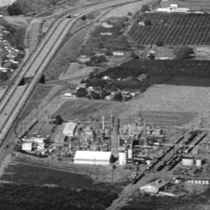
#> input picture image14.pgm, 210 x 210 px, shrunk from 256 x 256 before the run
$ python GaussianBlur_Serial.py.py
#> lines starting #> are read from the running program, lines starting #| are printed output that depends on the picture
import numpy as np
from numpy import array
from scipy import misc
from PIL import Image
import pymp
import datetime
from matplotlib.pyplot import imread


def doGaussianBlurSerial(imageName):
#> called with imageName = 'image14.pgm'
	a = datetime.datetime.now()
	pymp.config.nested = True
	face = imread(imageName)
#> face is the input picture: shape (210, 210); min 10, max 255, mean 104.5
	print('Image shape: ', face.shape)
#| Image shape:  (210, 210)
	convx = array([
		[1/16, 2/16, 1/16],
		[2/16, 4/16, 2/16],
		[1/16, 2/16, 1/16]
	])
	l = face.shape[0]
#> l = 210
	b = face.shape[1]
#> b = 210
	padded = np.zeros((l+2, b+2))
	for i in range(0, l):
		for j in range(0, b):
			padded[i+1][j+1] = face[i][j]
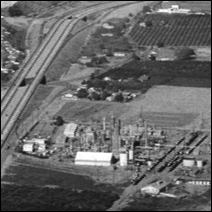
#> padded: shape (212, 212) float64; min 0, max 255, mean 102.5


	res = np.zeros((l, b), dtype='uint8')
	i = None
	j = None

	for i in range(1, l+1):
		for j in range(1, b+1):
			res[i-1][j-1] = (convx[0][0]*padded[i-1][j-1] + convx[0][1]*padded[i-1][j]+convx[0][2]*padded[i-1][j+1] + convx[1][0]*padded[i][j-1]+convx[1][1]*padded[i][j] + convx[1][2]*padded[i][j+1] + convx[2][0]*padded[i+1][j-1] + convx[2][1]*padded[i+1][j] + convx[2][2]*padded[i+1][j+1])
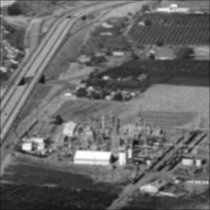
#> res: shape (210, 210); min 17, max 255, mean 103.5


	img = Image.fromarray(res)
	img.save('GaussianBlur-Serial-' + str(face.shape) + '-' + imageName)
	b = datetime.datetime.now()
	print('Time taken: ', b-a)
	print()


images = ['image14.pgm', 'image15.pgm', 'image25.pgm', 'img0001.pgm']
for i in images:
	doGaussianBlurSerial(i)
#> pass 2 of the loop `for i in images:`:
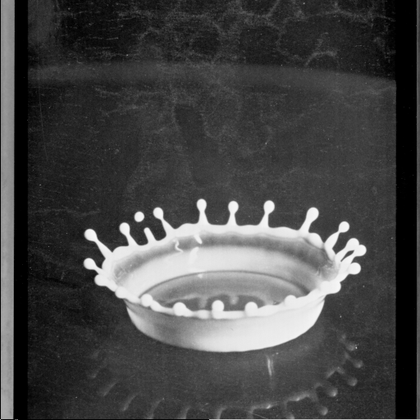
#> input picture image15.pgm, 420 x 420 px, shrunk from 512 x 512 before the run
#> in doGaussianBlurSerial, face is the input picture: shape (420, 420); min 0, max 250, mean 70.5
#| Image shape:  (420, 420)
#> after the loop in doGaussianBlurSerial (call 2), `for i in range(0, l):`:
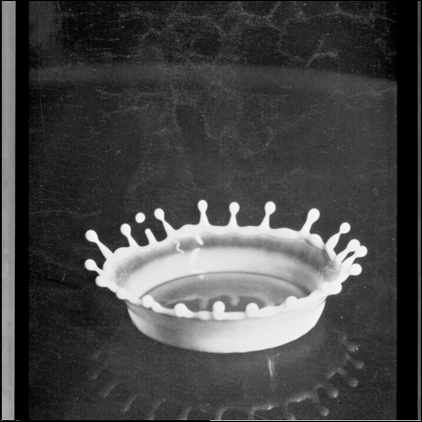
#> padded: shape (422, 422) float64; min 0, max 250, mean 69.9
#> pass 3 of the loop `for i in images:`:
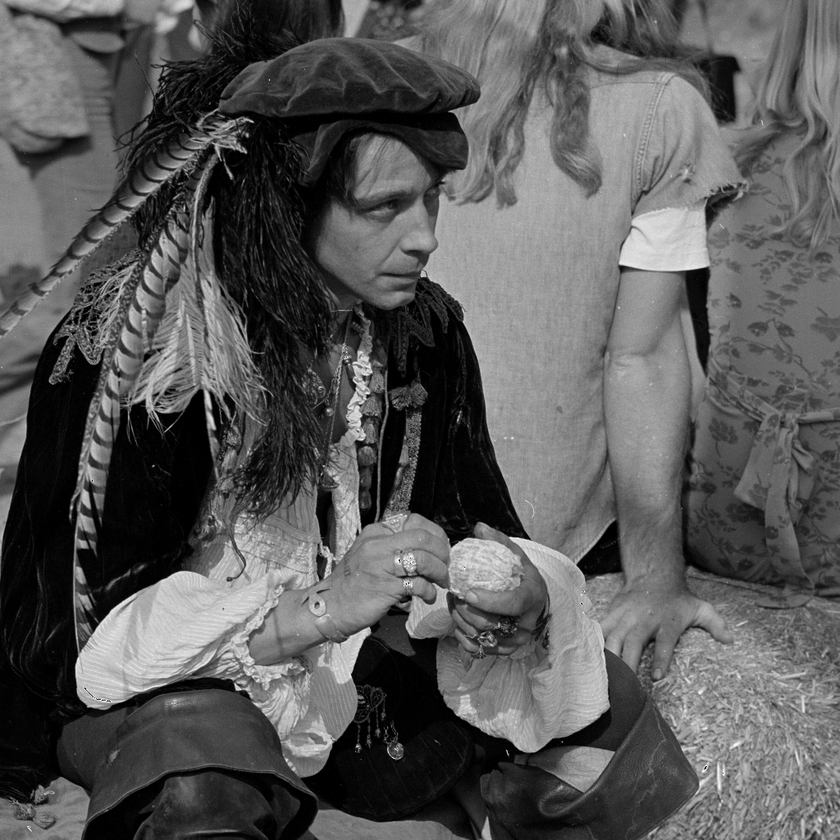
#> input picture image25.pgm, 840 x 840 px, shrunk from 1024 x 1024 before the run
#> in doGaussianBlurSerial, face is the input picture: shape (840, 840); min 0, max 255, mean 89
#| Image shape:  (840, 840)
#> after the loop in doGaussianBlurSerial (call 3), `for i in range(0, l):`:
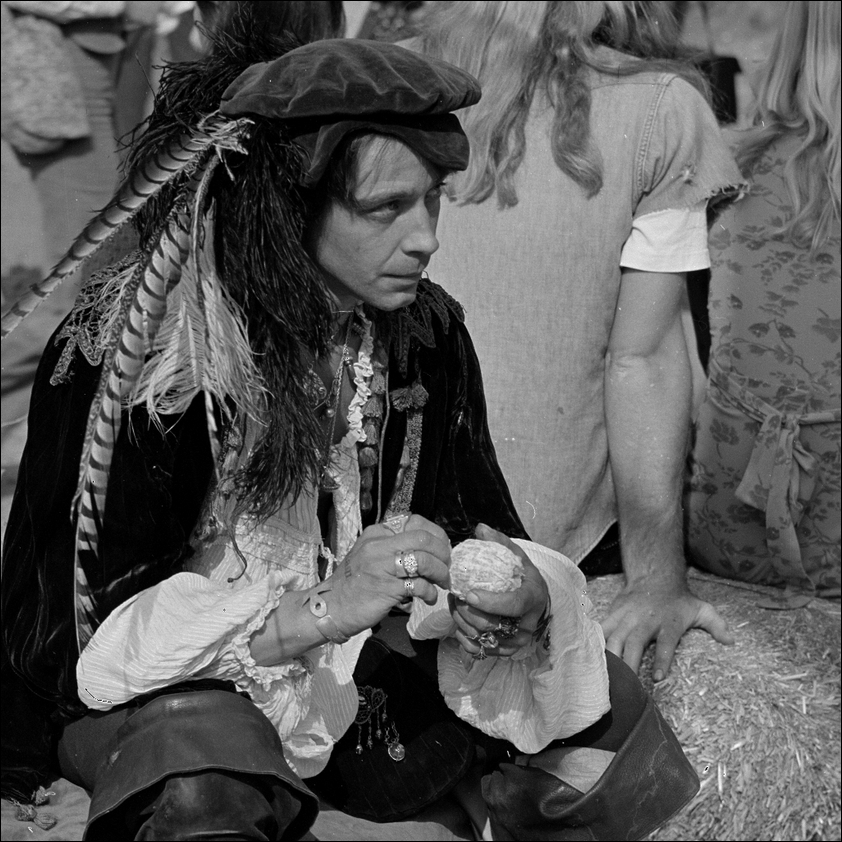
#> padded: shape (842, 842) float64; min 0, max 255, mean 88.6
#> (the run stopped early here; a loop or call above may not have finished)
